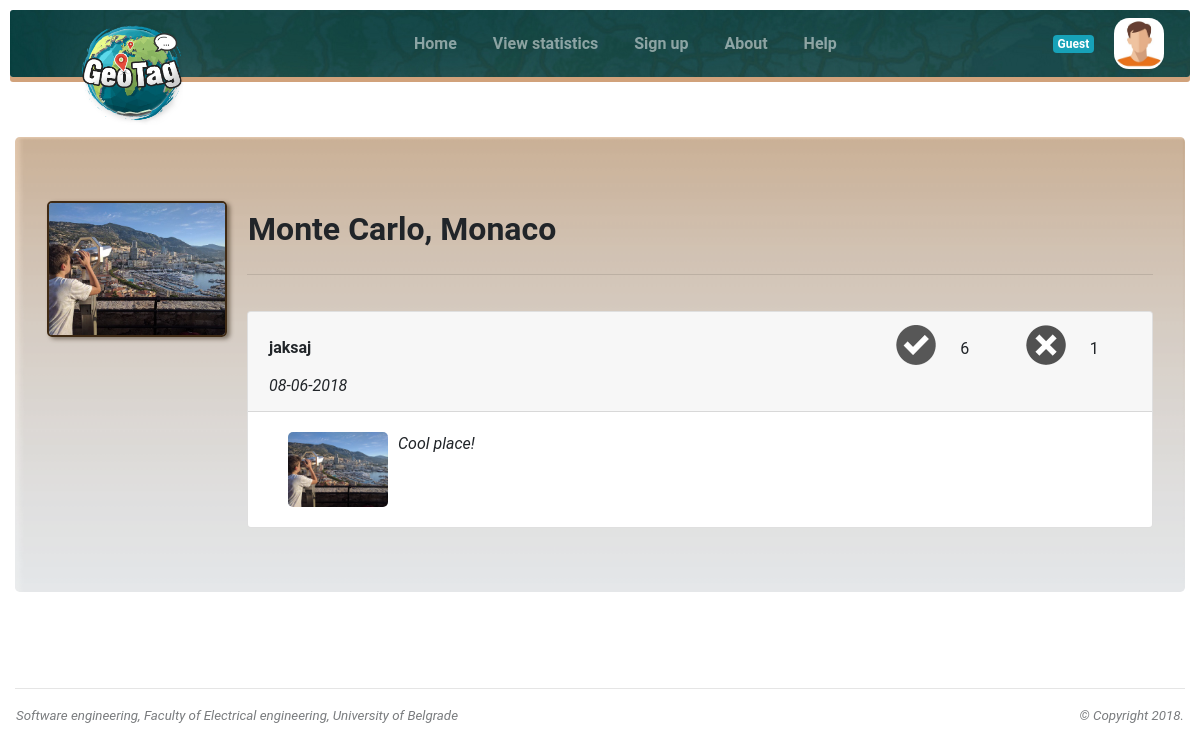
Page /Backend/GeoTagBackend/index.php/guest/load_dest/38 on the committed database.
### tables this page shows
CREATE TABLE IF NOT EXISTS `destination` (
  `idDest` int(11) NOT NULL AUTO_INCREMENT,
  `name` varchar(40) NOT NULL,
  `longitude` double NOT NULL,
  `latitude` double NOT NULL,
  `pending` tinyint(1) NOT NULL,
  `country` varchar(40) NOT NULL,
  PRIMARY KEY (`idDest`)
);

CREATE TABLE IF NOT EXISTS `review` (
  `idRev` int(11) NOT NULL AUTO_INCREMENT,
  `content` varchar(200) NOT NULL,
  `upCount` int(11) NOT NULL,
  `downCount` int(11) NOT NULL,
  `date` datetime NOT NULL,
  `username` varchar(20) NOT NULL,
  `idImg` int(11) DEFAULT NULL,
  `idDest` int(11) NOT NULL,
  PRIMARY KEY (`idRev`),
  KEY `idImg` (`idImg`),
  KEY `username` (`username`),
  KEY `idDest` (`idDest`)
);

CREATE TABLE IF NOT EXISTS `image` (
  `idImg` int(11) NOT NULL AUTO_INCREMENT,
  `img` varchar(255) NOT NULL,
  PRIMARY KEY (`idImg`)
);

### Backend/GeoTagBackend/application/controllers/Guest.php (called while the page is built, shortened)
<?php
class Guest extends CI_Controller {
    function __construct() {
        $this->load->model("User_model");
        $this->load->model("destination_model");
        $this->load->model("statistic_model");
        $this->load->model("review_model");
    }
?>
<?php
    public function load($page,$data=null) {
?>
<?php
        $data['last_reviews_html'] = $this->review_model->get_html_last_n_reviews();
        $info['page'] = $page;
        $data['is_guest'] = ($this->session->userdata('user') == NULL);
        $this->load->view("templates/guest_header.php", $info);
        $this->load->view($page.".php",$data);
        $this->load->view("templates/footer.php");
    }
    public function load_dest($id){
       $data['dest_name'] = $this->destination_model->get_name($id);
       $data['dest_country'] = $this->destination_model->get_country($id);
       $data['all_reviews_current_destination_html'] = $this->review_model->get_html_all_reviews($id);
       $data['image']=null;
       $data['image']=$this->destination_model->get_image($id);
       $this->load("destination_guest",$data);
    }
}

### Backend/GeoTagBackend/index.php (called while the page is built, shortened)
<?php
require_once BASEPATH.'core/CodeIgniter.php';

### Backend/GeoTagBackend/application/models/Destination_model.php (called while the page is built, shortened)
<?php
class Destination_model extends CI_Model{
    public function get_name($id){
        $query = $this->db->query("select * from destination where idDest=".$id);
        return $query->result()[0]->name;
    }
}

### Backend/GeoTagBackend/application/models/Review_model.php (the view, shortened to what this page needs)
<?php
class Review_model  extends CI_Model{
    public function get_html_all_reviews($destination_id){
        $ret = "";
        $query = $this->db->query("SELECT * from review where idDest=".$destination_id." ORDER BY idRev DESC");
        foreach ($query->result() as $row)
        {
            $image_src=$this->get_img_name($row->idImg);
            if ($image_src!="")
            {
                $rew_img="<img src=\"".base_url()."uploads/".$image_src."\" alt=\"Destination image\" style=\" border-radius:5px;width:100px; margin-left:20px;margin-right:10px\">";
            }else
            {
                $rew_img="";
            }
            $temp_d = new DateTime($row->date);
            $temp_date=$temp_d->format('d-m-Y');
            if ($this->session->userdata('user') == NULL) {
                $ret=$ret." <div class=\"card\" style=\"margin-top:20px;overflow:auto;\">
                            <div class=\"card-header\">
                               <table width=\"100%\">
                                  <tr>
                                    <td width=\"70%\"><strong>$row->username</a> </strong></td>
                                    <td width=\"10%\" align=\"center\" style=\"text-align: center;\"  >
                                            <input disabled  type=\"image\" name=\"submit\" src=\"".base_url()."img/plus-vote-dis.png\" width=\"40px\" border=\"0\" alt=\"Submit\" style=\"\" />
                                    </td>
                                    <td width=\"5%\" align=\"center\" style=\"padding-bottom: 0px; text-align:left\">
                                         ".$row->upCount."
                                    </td>
                                    <td width=\"10%\" align=\"center\" style=\"text-align: center\" >
                                            <input disabled  type=\"image\" name=\"submit\" src=\"".base_url()."img/minus-vote-dis.png\" width=\"40px\" border=\"0\" alt=\"Submit\" style=\"\" />
                                    </td>
                                    <td width=\"5%\" align=\"center\" style=\"padding-bottom: 0px; text-align:left\">
                                        ".$row->downCount."
                                    </td>
                                  </tr>
                                  <tr>
                                    <td><i>".$temp_date."</i></td>
                                  </tr>
                               </table>
                            </div>
                            <div class=\"card-body\" >
                                <div class=\"media\" >
                                    ".$rew_img."
                                    <div class=\"media-body\" style=\"overflow:auto;\">
                                      <i>".$row->content."</i>
                                    </div>
                                </div>
                            </div>
                        </div>";
            }
        }
        return $ret;
    }
    public function get_img_name($id) {
        $this->db->where('idImg', $id);
        $row = $this->db->get('image')->row();
        if ($row != null)
            return $row->img;
        else {
            return "";
        }
    }
}

### Backend/GeoTagBackend/application/views/destination_guest.php
<div class="container-fluid">
<div class="row">
   <div class="col-12">
      <div class="jumbotron" style="background-size:cover; background-image: url('<?php echo base_url(); ?>img/brown-gradient.png'); height:85%; overflow:auto;">
         <div class="media">
            <img src="<?php if ($image==null) echo base_url().'img/destination-icon.png'; else echo $image; ?>" width="180" style="margin-right:20px;border: 2px solid #3f2a14; border-radius:5px; box-shadow: 3px 2px 4px rgba(43,29,14, .5);">
            <br>
            <div class="media-body" style="overflow:auto;">
                <table>
                    <tr>
                        <td style="width: 100%">
                            <h2 class="mt-2">
                                <strong>
                                    <?php echo $dest_name.", ".$dest_country ?>
                                </strong>
                            </h2>
                        </td>
                    </tr>
                </table>
               <hr>
               <div style="width: 100%;height:80%;overflow:auto;marign-bottom:10px;">
                     <?php echo $all_reviews_current_destination_html; ?>
               </div>
            </div>
         </div>
         <br><br>
      </div>
   </div>
</div>

### Backend/GeoTagBackend/css/mystyle.css (style rules this page uses)
body { font-family: 'Roboto', sans-serif; padding: 0; margin: 0; }
html, body { height: 100%; margin: 0; padding: 0; }

### rows in the picture
destination: name "Monte Carlo", country "Monaco"
review: username "jaksaj", upCount "6", downCount "1", date "08-06-2018", idImg.img (picture), content "Cool place!"
